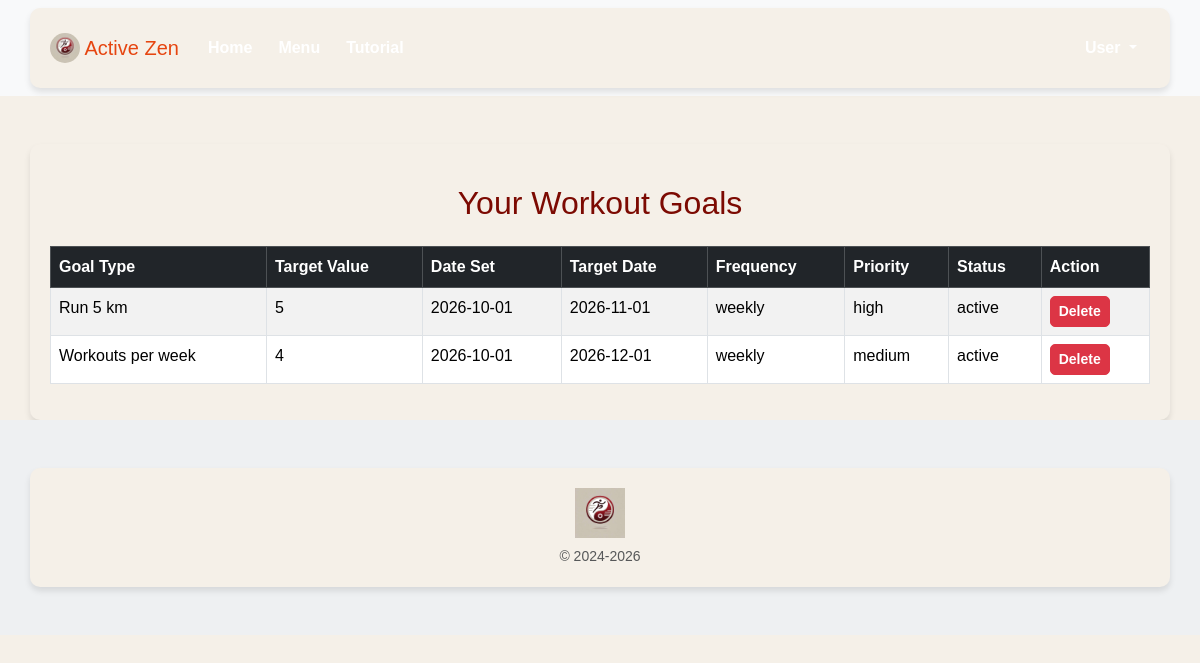
The app's page /Activezen-main/allworkoutgoals.php (signed in) with its own data.
### tables this page shows
CREATE TABLE `workoutgoals` (
  `workout_goal_id` INT AUTO_INCREMENT PRIMARY KEY,
  `User_id`         INT NOT NULL,
  `Goal_type`       VARCHAR(100) NOT NULL,
  `Target_value`    INT NOT NULL,
  `Date_set`        DATE NOT NULL,
  `Target_date`     DATE NULL,
  `Frequency`       VARCHAR(10) NULL,            
  `Priority`        VARCHAR(10) NULL,            
  `status`          VARCHAR(10) NOT NULL,        
  CONSTRAINT `fk_workoutgoals_user` FOREIGN KEY (`User_id`) REFERENCES `user`(`User_id`) ON DELETE CASCADE
);

### Activezen-main/allworkoutgoals.php (the view, shortened to what this page needs)
<?php
include "layout/header.php";
$user_id = $_SESSION["User_id"];
$conn = getDatabaseConnection();
$query = "SELECT workout_goal_id, Goal_type, Target_value, Target_date, Date_set, Frequency, Priority, status
          FROM workoutgoals WHERE User_id = ?";
$stmt = $conn->prepare($query);
$stmt->bind_param("i", $user_id);
$stmt->execute();
$result = $stmt->get_result();
$goals = $result->fetch_all(MYSQLI_ASSOC);
?>
<div class="container mt-5">
    <h2 class="text-center" style="color: #7C0A02;">Your Workout Goals</h2>
    <?php if (count($goals) > 0): ?>
        <div class="table-responsive mt-4">
            <table class="table table-bordered table-striped">
                <thead class="table-dark">
                    <tr>
                        <th>Goal Type</th>
                        <th>Target Value</th>
                        <th>Date Set</th>
                        <th>Target Date</th>
                        <th>Frequency</th>
                        <th>Priority</th>
                        <th>Status</th>
                        <th>Action</th>
                    </tr>
                </thead>
                <tbody>
                    <?php foreach ($goals as $goal): ?>
                        <tr>
                            <td><?php echo htmlspecialchars($goal["Goal_type"]); ?></td>
                            <td><?php echo htmlspecialchars($goal["Target_value"]); ?></td>
                            <td><?php echo htmlspecialchars($goal["Date_set"]); ?></td>
                            <td><?php echo htmlspecialchars($goal["Target_date"]); ?></td>
                            <td><?php echo htmlspecialchars($goal["Frequency"]); ?></td>
                            <td><?php echo htmlspecialchars($goal["Priority"]); ?></td>
                            <td><?php echo htmlspecialchars($goal["status"]); ?></td>
                            <td>
                                <form method="POST" action="" onsubmit="return confirm('Are you sure you want to delete this goal?');">
                                    <button type="submit" class="btn btn-danger btn-sm">Delete</button>
                                </form>
                            </td>
                        </tr>
                    <?php endforeach; ?>
                </tbody>
            </table>
        </div>
    <?php else: ?>
        <p class="text-center mt-4">No workout goals found. <a href="workout_goals.php" class="text-primary">Set a new goal</a>.</p>
    <?php endif; ?>
</div>
<?php include "layout/footer.php"; ?>

### Activezen-main/styles.css (style rules this page uses)
body { font-family: 'Arial', sans-serif; margin: 0; padding: 0; background-color: #f5f0e8; color: #4a1e21; }
h1, h2, h3 { color: #4a1e21; text-align: center; }
.btn { font-weight: bold; border-radius: 5px; }
.container { padding: 20px; background-color: #f5f0e8; border-radius: 10px; box-shadow: 0px 4px 6px rgba(0, 0, 0, 0.1); }
h1, h2, h3 { margin-top: 20px; }

### records on screen
workoutgoals: Goal_type "Run 5 km", Target_value "5", Date_set "2026-10-01", Target_date "2026-11-01", Frequency "weekly", Priority "high", status "active"
workoutgoals: Goal_type "Workouts per week", Target_value "4", Date_set "2026-10-01", Target_date "2026-12-01", Frequency "weekly", Priority "medium", status "active"
